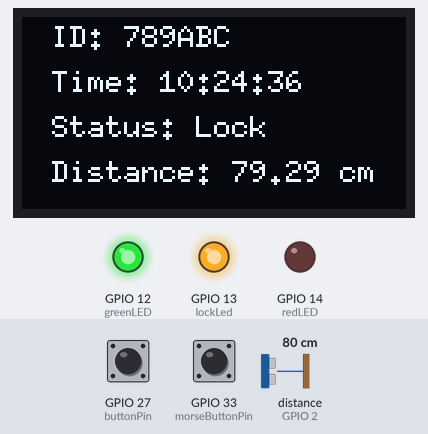
Recording of a program running on a simulated ESP32. On the bench: 128×64 one-colour display, output pins drawn as LEDs (lit = HIGH). Wiring (inferred from the names in the program): ultrasonic range finder: trigger GPIO 15; echo GPIO 2. Inputs (shaded band) come from the test bench; at power-on: GPIO 27 (buttonPin) HIGH, distance to the obstacle (sensor on GPIO 2) 80 cm, GPIO 33 (morseButtonPin) HIGH. The echo pulse lasts 58.3 µs per cm; WiFi joins after 1.5 s; servers stay silent unless stated; the local clock reads 2024-03-15 10:24:30 at power-on unless the program sets it; pins used as bus, display or sensor lines are not drawn; what the program prints to the serial monitor is not drawn.

Above: at 6.3 s.
6.4 s: GPIO 27 (buttonPin) pulled LOW for 0.15 s
At 7.9 s:
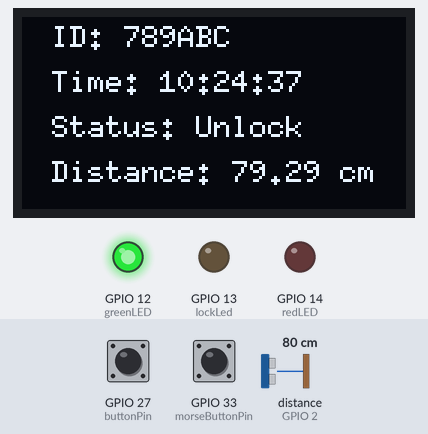
9.5 s: GPIO 27 (buttonPin) pulled LOW for 1 s
At 10.3 s:
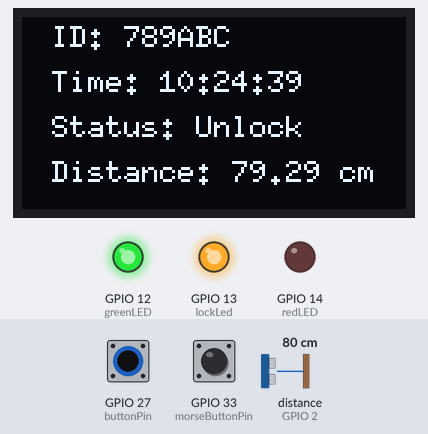
12.0 s: distance to the obstacle (sensor on GPIO 2) set to 2 cm
At 12.9 s:
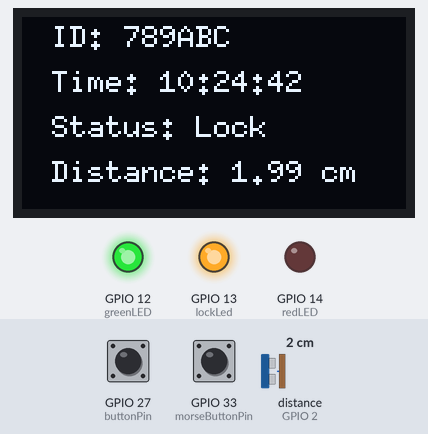
17.7 s: distance to the obstacle (sensor on GPIO 2) set to 4 cm
At 18.7 s:
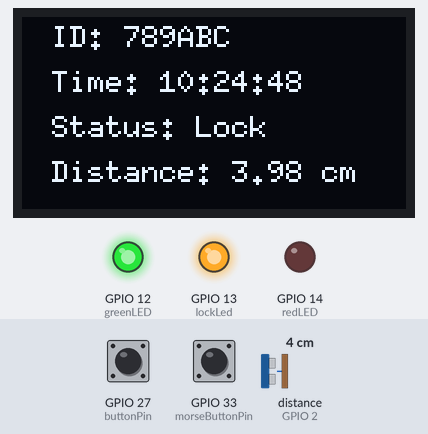
Timing chart, 0 to 20.7 s (numbered marks = the images above; inputs shaded):
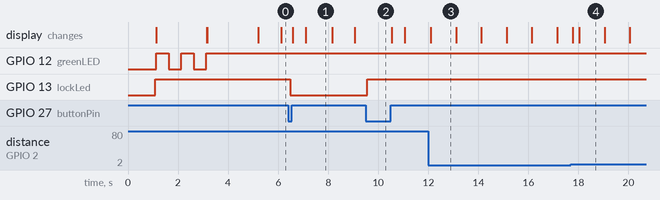

Measured:
- after the input at 6.4 s, GPIO 13 (lockLed): HIGH → LOW after 0.08 s; the display: first changes after 0.18 s (image 1 shows a later state)
- after the input at 9.5 s, GPIO 13 (lockLed): LOW → HIGH after 0.06 s
- what the display in image 1 shows lasts 1.1 s, from 7.1 s to 8.2 s

The program:

main.cpp
```cpp
#include <Arduino.h>
#include <WiFi.h>
#include <HTTPClient.h>
#include <U8g2lib.h>

#include "Morse/Morse.h"
#include "Fingerprint/Fingerprint.h"
#include "Remote/Remote.h"
#include "Lock/Lock.h"
#include "Display/Display.h"
#include "Feedback/Feedback.h"
#include "Cloud/Cloud.h"
#include "WifiOL/WifiOL.h"
#include "Ultrasonic/Ultrasonic.h"

// Define LED pins  定义LED引脚
int redLED = 14;         // Red LED for indicating WiFi not connected 红色LED用于指示WiFi未连接
int greenLED = 12;       // Green LED for indicating WiFi connected 绿色LED用于指示WiFi已连接
int lockLed = 13;        // Lock LED pin - currently using LED as substitute for lock 锁LED连接的引脚-目前没有锁 所以用led等代替
int buttonPin = 27;      // Button piN  按钮连接的引脚
int morseButtonPin = 33; // Morse code button pi // 摩斯密码按钮引脚
int trigPin = 15;       // Trigger pin for ultrasonic sensor 定义超声波传感器的触发引脚
int echoPin = 2;        // Echo pin for ultrasonic sensor 定义超声波传感器的回声引脚

// Initialize all components
// 初始化所有组件
void initializeComponents()
{
  Display::init();
  // Initialize display module
  // 初始化显示模块
  Fingerprint::init();
  // Initialize fingerprint module
  // 初始化指纹识别模块
  Feedback::init();
  // Initialize feedback module
  // 初始化反馈模块】
  Lock::init(lockLed, buttonPin);
  // Initialize lock module
  // 初始化锁控模块
  Morse::init(morseButtonPin);
  // Initialize Morse code input module
  // 初始化摩尔斯电码输入模块
  Remote::init();
  // Initialize remote control module
  // 初始化远程控制模块
  WifiOL::init(redLED, greenLED);
  // Initialize WiFi module
  // 初始化WiFi模块
  Cloud::init();
  // 初始化超声波模块
  Ultrasonic::init(trigPin, echoPin);
}

// Setup function
// 启动函数
void setup()
{
  // Start serial communication at 115200 baud
  // 启动串口通信，波特率为115200
  Serial.begin(115200);

  // 初始化显示模块
  Display::init();
  Serial.print("正在启动");
  Display::showMessage("System startup...");
  delay(1000);
  // Initialize all modules
  // 初始化所有模块
  initializeComponents();
  // Show initialization complete message
  // 显示初始化完成消息
  Display::showInitializationComplete();
  delay(2000);
}

// Main loop function
// 主循环函数
void loop()
{
  // Handle button press events
  // 处理按钮按下事件
  Lock::handleButton();
  // 显示当前门锁状态和超声波测距结果 true表示上锁 false表示解锁
  Display::showDistance(Lock::isLockActive() ? true : false, Ultrasonic::getDistance());
  if (Lock::isLockActive())
  {

    // Check Morse code unlock conditionmm
    // 检查摩斯密码解锁条件
    Lock::morseCodeUnlock();

    //  Check remote control unlock condition
    //  检查远程控制解锁条件
    // Lock::remoteControlUnlock();
  }

  delay(100);
}
```

Cloud.cpp
```cpp
#include <Arduino.h>
#include "Cloud.h"

// 初始化云通信模块
void Cloud::init() {
    Serial.println("Cloud Module Initialized");
    // 这里可以添加更多初始化代码
}

// 发送数据到云端
void Cloud::sendData(const char* data) {
    // 模拟发送数据到云端
    // 实际实现中需要根据具体需求编写代码
    Serial.print("Sending data to cloud: ");
    Serial.println(data);
}
```

Cloud.h
```cpp
#ifndef CLOUD_H
#define CLOUD_H

// 云通信模块头文件
class Cloud {
public:
    static void init();  // 初始化云通信模块
    static void sendData(const char* data);  // 发送数据到云端
};

#endif // CLOUD_H
```

Display.cpp
```cpp
#include <Arduino.h>
#include "Display.h"
#include <WiFi.h>
#include <time.h>

// NTP 服务器地址
const char* ntpServer = "pool.ntp.org";
const long gmtOffset_sec = 8 * 3600; // UTC+8（北京时间）
const int daylightOffset_sec = 0;   // 不使用夏令时


// 使用 U8g2 库初始化 OLED 显示屏，I2C 地址为 0x3C
U8G2_SSD1306_128X64_NONAME_F_HW_I2C u8g2(U8G2_R0, /* reset=*/U8X8_PIN_NONE);

uint64_t fullChipId;  // 存储完整的 64 位 MAC 地址
uint32_t shortChipId; // 存储低 24 位短 ID

// 初始化显示
void Display::init()
{
    u8g2.begin();
    u8g2.enableUTF8Print(); // 启用 UTF-8 支持
    // 配置 NTP
    configTime(gmtOffset_sec, daylightOffset_sec, ntpServer);
}

// 显示初始化完成
void Display::showInitializationComplete()
{
    // 获取完整的 64 位 eFuse MAC 地址
    fullChipId = ESP.getEfuseMac();
    // 提取低 24 位（短 ID）
    shortChipId = (uint32_t)(fullChipId & 0xFFFFFF);

    u8g2.clearBuffer();
    u8g2.setFont(u8g2_font_6x10_tf);

    u8g2.setCursor(10, 20);
    u8g2.print("Start Done!");
    u8g2.setCursor(10, 35);
    u8g2.print("ID:");
    u8g2.printf("%06X", shortChipId); // 使用 printf 格式化输出 shortChipId

    // 将光标移动到下一行显示完整的 MAC 地址
    u8g2.setCursor(10, 45);
    u8g2.print("MAC:");
    u8g2.printf("%08X%08X", (uint32_t)(fullChipId >> 32), (uint32_t)fullChipId); // 使用 printf 格式化输出 fullChipId(fullChipId >> 32), (uint32_t)fullChipId);
    u8g2.drawDisc(110, 10, 5, U8G2_DRAW_ALL);
    u8g2.sendBuffer();
}

//
void Display::showDistance(bool isLocked, float distance)
{
    u8g2.clearBuffer();
    u8g2.setFont(u8g2_font_6x10_tf); // Set a smaller font for better spacing

    u8g2.setCursor(10, 10); // First line for ID
    u8g2.print("ID: ");
    u8g2.printf("%06X", shortChipId);

    u8g2.setCursor(10, 25); // Second line for time
    // 获取本地时间
    struct tm timeinfo;
    if (getLocalTime(&timeinfo)) {
        u8g2.print("Time: ");
        u8g2.printf("%02d:%02d:%02d", timeinfo.tm_hour, timeinfo.tm_min, timeinfo.tm_sec);
    }

    u8g2.setCursor(10, 40); // Third line for status
    u8g2.print("Status: ");
    u8g2.print(isLocked ? "Lock" : "Unlock");

    u8g2.setCursor(10, 55); // Fourth line for distance
    u8g2.print("Distance: ");
    u8g2.print(distance, 2);
    u8g2.print(" cm");

    u8g2.sendBuffer();
}

void Display::showMessage(const char *message)
{
    u8g2.clearBuffer();
    u8g2.setFont(u8g2_font_6x10_tf);
    u8g2.setCursor(10, 20);
    u8g2.print(message);
    u8g2.sendBuffer();
}
```

Display.h
```cpp
#ifndef DISPLAY_H
#define DISPLAY_H

#include <U8g2lib.h>

// 显示模块头文件
class Display
{
public:
    static void init();                            // 初始化显示模块
    static void showInitializationComplete();       // 显示初始化完成
    static void showDistance(bool isLocked, float distance);     // 显示距离
    static void showMessage(const char *message); // 显示信息

};

#endif // DISPLAY_H
```

Feedback.cpp
```cpp
#include <Arduino.h>
#include "Feedback.h"

// 初始化反馈模块
void Feedback::init() {
    Serial.println("Feedback Module Initialized");
    // 这里可以添加更多初始化代码
}

// 成功反馈
void Feedback::success() {
    // 模拟成功反馈
    // 实际实现中需要根据具体需求编写代码
    Serial.println("Operation Successful");
}

// 失败反馈
void Feedback::failure() {
    // 模拟失败反馈
    // 实际实现中需要根据具体需求编写代码
    Serial.println("Operation Failed");
}
```

Feedback.h
```cpp
#ifndef FEEDBACK_H
#define FEEDBACK_H

// 反馈模块头文件
class Feedback {
public:
    static void init();  // 初始化反馈模块
    static void success();  // 成功反馈
    static void failure();  // 失败反馈
};

#endif // FEEDBACK_H
```

Fingerprint.cpp
```cpp
#include <Arduino.h>
#include "Fingerprint.h"

// 初始化指纹识别
void Fingerprint::init() {
    Serial.println("Fingerprint Sensor Initialized");
    // 这里可以添加更多初始化代码
}

// 验证指纹输入
bool Fingerprint::authenticate() {
    // 模拟指纹验证
    // 实际实现中需要根据具体需求编写代码
    Serial.println("Authenticating Fingerprint");
    return true;  // 假设验证成功
}
```

Fingerprint.h
```cpp
#ifndef FINGERPRINT_H
#define FINGERPRINT_H

// 指纹识别头文件
class Fingerprint {
public:
    static void init();  // 初始化指纹识别
    static bool authenticate();  // 验证指纹输入
};

#endif // FINGERPRINT_H
```

Lock.cpp
```cpp
#include <Arduino.h>
#include "Lock.h"
#include <WiFi.h>
#include <HTTPClient.h>
#include <U8g2lib.h>

#include "Morse/Morse.h"
#include "Fingerprint/Fingerprint.h"
#include "Remote/Remote.h"
#include "Display/Display.h"
#include "Feedback/Feedback.h"
#include "Cloud/Cloud.h"
#include "WifiOL/WifiOL.h"

// 音符频率定义
#define NOTE_C4 262
#define NOTE_D4 294
#define NOTE_E4 330
#define NOTE_F4 349
#define NOTE_G4 392
#define NOTE_A4 440
#define NOTE_B4 494
#define NOTE_C5 523

// 旋律音符
int melody[] = {
    NOTE_C4, NOTE_C4, NOTE_G4, NOTE_G4, NOTE_A4, NOTE_A4, NOTE_G4,
    NOTE_F4, NOTE_F4, NOTE_E4, NOTE_E4, NOTE_D4, NOTE_D4, NOTE_C4,
    NOTE_G4, NOTE_G4, NOTE_F4, NOTE_F4, NOTE_E4, NOTE_E4, NOTE_D4,
    NOTE_G4, NOTE_G4, NOTE_F4, NOTE_F4, NOTE_E4, NOTE_E4, NOTE_D4,
    NOTE_C4, NOTE_C4, NOTE_G4, NOTE_G4, NOTE_A4, NOTE_A4, NOTE_G4,
    NOTE_F4, NOTE_F4, NOTE_E4, NOTE_E4, NOTE_D4, NOTE_D4, NOTE_C4};

// 每个音符的持续时间（单位：ms）
int noteDurations[] = {
    500, 500, 500, 500, 500, 500, 1000,
    500, 500, 500, 500, 500, 500, 1000,
    500, 500, 500, 500, 500, 500, 1000,
    500, 500, 500, 500, 500, 500, 1000,
    500, 500, 500, 500, 500, 500, 1000,
    500, 500, 500, 500, 500, 500, 1000};

// 定义锁 LED 引脚
// Define lock LED pin
int Lock::lockLed;
// 定义按钮引脚
// Define button pin
int Lock::button;

// 定义锁的初始状态，默认为上锁
// Define initial lock state, true means locked
bool Lock::isLocked = true;

/**
 * Initialize lock module
 * 初始化锁控模块
 * @param lockLedPin Lock LED pin
 * @param buttonPin Button pin
 */
void Lock::init(int lockLedPin, int buttonPin)
{
    lockLed = lockLedPin;                         // Initialize lock LED pin // 初始化锁 LED 引脚
    button = buttonPin;                           // Initialize button pin // 初始化按钮引脚
    pinMode(lockLed, OUTPUT);                     // Set lock LED pin as output mode // 设置锁 LED 引脚为输出模式
    pinMode(button, INPUT_PULLUP);                // Set button pin as input mode with pull-up resistor // 设置按钮引脚为输入模式，并启用上拉电阻
    digitalWrite(lockLed, isLocked ? HIGH : LOW); // Light up or turn off lock LED based on lock state // 根据锁的状态点亮或熄灭锁 LED
    Serial.println("Lock Initialized");           // Output initialization complete message // 输出初始化完成消息
}


/**
 * Toggle lock state
 * 切换锁的状态
 */
void Lock::toggleLock()
{
    isLocked = !isLocked;                             // Toggle lock state // 切换锁的状态
    Serial.println(isLocked ? "Locked" : "Unlocked"); // Output lock state information // 输出锁状态信息
    digitalWrite(lockLed, isLocked ? HIGH : LOW);     // Update lock LED based on new lock state // 根据新的锁状态更新锁 LED
}

/**
 * Handle button press event
 * 处理按钮按下事件
 */
void Lock::handleButton()
{
    static unsigned long lastPressTime = 0; // Record last button press time // 记录上次按钮按下的时间
    unsigned long currentTime = millis();   // Get current time // 获取当前时间

    if (digitalRead(button) == LOW)
    { // Detect if button is pressed // 检测按钮是否被按下
        if (currentTime - lastPressTime > 1000)
        {                                                          // Check if press interval is over 1 second // 检查按下间隔是否超过 1 秒
            Serial.println("Button pressed, toggling lock state"); // Output button press information // 输出按钮按下信息
            toggleLock();                                          // Toggle lock state  // 切换锁的状态
            lastPressTime = currentTime;                           // Update last press time // 更新上次按下时间
        }
        else
        {
            Serial.println("Button pressed too frequently, ignoring"); // Output frequent click information // 输出点击过于频繁信息
        }
        while (digitalRead(button) == LOW)
        {              // Wait for button release // 等待按钮松开
            delay(10); // Simple debounce // 简单去抖动
        }
    }
}

/**
 * Morse code unlock
 * 摩斯密码解锁
 */
void Lock::morseCodeUnlock()
{
    Morse::checkCode(); // Check Morse code input // 检查摩斯密码输入
}

/**
 * Fingerprint unlock
 * 指纹解锁
 */
void Lock::fingerprintUnlock()
{
}

/**
 * Remote control unlock
 * 远程控制解锁
 */
void Lock::remoteControlUnlock()
{
    // Placeholder for remote control unlock logic // 远程控制解锁逻辑占位符
}

/**
 * Return lock state
 * 返回锁的状态
 */
bool Lock::isLockActive()
{
    return isLocked; // Return current lock state // 返回当前锁状态
}
```

Lock.h
```cpp
#ifndef LOCK_H
#define LOCK_H

// Lock module header file
class Lock {
public:
    // Initialize lock module
    static void init(int lockLedPin, int buttonPin);  // 初始化锁控模块 Morse code unlock
    static void morseCodeUnlock();  // 摩斯密码开锁  Fingerprint unlock
    static void fingerprintUnlock();  // 指纹开锁  Remote control unlock
    static void remoteControlUnlock();  // 远程开锁  Handle button press event
    static void handleButton();  // 处理按钮按下事件  Get lock state
    static bool isLockActive();  // 获取锁的状态  Toggle lock state
    static void toggleLock();  // 切换锁状态

private:
    // Lock LED pin
    static int lockLed;  // 锁 LED 引脚 Button pin
    static int button;  // 按钮引脚 Lock state
    static bool isLocked;  // 锁状态
};

#endif // LOCK_H
```

Morse.cpp
```cpp
// Morse code decoding and input processing
// 莫尔斯电码解码与输入处理
#include <Arduino.h>
#include "Morse.h"
#include "Lock/Lock.h"

// Morse code
// 摩斯密码

String morseCode = "";                  // Store current input Morse code // 存储当前输入的摩斯密码
String correctCode = "·-···";           // Preset correct Morse code // 预设正确的摩斯密码
unsigned long pressStartTime = 0;       // Morse code button press start time // 摩斯密码按钮按下开始时间
unsigned long releaseStartTime = 0;     // Morse code button release time // 摩斯密码按钮松开时间
int Morse::morseButton;                 // Define lock LED pin // 定义锁 LED 引脚
bool isButtonPressed = false;           // Button pressed state // 按钮按下状态
const unsigned long debounceDelay = 50; // Debounce delay (milliseconds) // 去抖动延迟（毫秒）

void MorseSetup()
{
    // Setup and initialize Morse code input // 设置和初始化莫尔斯电码输入
    Serial.println("Morse Setup Complete");
}

// Initialize Morse code input
// 初始化摩尔斯电码输入
void Morse::init(int morseButtonPin)
{
    morseButton = morseButtonPin;
    pinMode(morseButton, INPUT_PULLUP);
    Serial.println("Morse Input Initialized");
}

// Check if the input Morse code is correct
// 检查输入的摩尔斯电码是否正确
void Morse::checkCode()
{
    // Simulate checking Morse code input
    // 模拟检查摩尔斯电码输入
    // Serial.println("Checking Morse Code");
    // return true;  // Assume input is correct

    static unsigned long lastDebounceTime = 0; // Last detection time
    // 上次检测时间

    // Read current button state
    // 读取按钮当前状态
    int buttonState = digitalRead(morseButton);

    // Detect button press and debounce
    // 检测按钮按下并消除抖动
    if (buttonState == LOW && !isButtonPressed && (millis() - lastDebounceTime > debounceDelay))
    {
        isButtonPressed = true; // Mark button as pressed
        // 标记按钮已按下
        pressStartTime = millis(); // Record press time
        // 记录按下的时间
        releaseStartTime = 0; // Clear release time
        // 清除松开时间
        lastDebounceTime = millis(); // Update debounce time
        // 更新去抖动时间
    }

    // Detect button release and debounce
    // 检测按钮松开并消除抖动
    if (buttonState == HIGH && isButtonPressed && (millis() - lastDebounceTime > debounceDelay))
    {
        isButtonPressed = false; // Mark button as released
        // 标记按钮已松开
        unsigned long pressDuration = millis() - pressStartTime; // Calculate press duration
        // 计算按下持续时间

        // Determine dot or dash based on press duration
        // 根据按下时长判断是点还是划
        if (pressDuration <= 300)
        {
            morseCode += "·"; // Short press is dot
            // 短按为点
            Serial.println("Input spot: ·");

        }
        else
        {
            morseCode += "-"; // Long press is dash
            // 长按为划
            Serial.println("Input Draw: -");

        }

        releaseStartTime = millis(); // Record release time
        // 记录松开的时间
        lastDebounceTime = millis(); // Update debounce time
        // 更新去抖动时间
    }

    // Check if input is complete (release over 2 seconds)
    // 检测输入是否完成（松开超过2秒）
    if (releaseStartTime > 0 && (millis() - releaseStartTime > 2000))
    {
        if (morseCode == correctCode)
        {
            Serial.println("Morse code is correct, unlock!");
            Serial.println("Morse code unlocked successfully"); // Output unlock success information
            // 输出解锁成功信息
            Lock::toggleLock();
            morseCode = ""; // Reset input Morse code
            // 重置输入的摩斯密码
            releaseStartTime = 0; // Reset release time
            // 重置松开时间
        }
        else
        {
            Serial.println("Morse code is incorrect, keep locked!");
            morseCode = "";       // Reset input Morse code // 重置输入的摩斯密码
            releaseStartTime = 0; // Reset release time // 重置松开时间
        }
    }
}
```

Morse.h
```cpp
#ifndef MORSE_H
#define MORSE_H

// Morse code header file
// 莫尔斯电码头文件
class Morse {
public:
    static void init(int morseButtonPin) ;  // Initialize Morse code input // 初始化摩尔斯电码输入
    static void checkCode();   // Check if the input Morse code is correct // 检查输入的摩尔斯电码是否正确
private:
    static int morseButton;  // Morse code button pin // 摩斯密码按钮引脚
};

#endif // MORSE_H
// 结束MORSE_H
```

Remote.cpp
```cpp
#include <Arduino.h>
#include "Remote.h"

// 初始化远程控制
void Remote::init() {
    Serial.println("Remote Control Initialized");
    // 这里可以添加更多初始化代码
}

// 检查远程指令
bool Remote::checkCommand() {
    // 模拟检查远程指令
    // 实际实现中需要根据具体需求编写代码
    Serial.println("Checking Remote Command");
    return true;  // 假设指令正确
}
```

Remote.h
```cpp
#ifndef REMOTE_H
#define REMOTE_H

// 远程控制头文件
class Remote {
public:
    static void init();  // 初始化远程控制
    static bool checkCommand();  // 检查远程指令
};

#endif // REMOTE_H
```

Ultrasonic.cpp
```cpp
#include "Ultrasonic.h"

int Ultrasonic::trig;
int Ultrasonic::echo;

void Ultrasonic::init(int trigPin, int echoPin) {
    trig = trigPin;
    echo = echoPin;
    pinMode(trig, OUTPUT);
    pinMode(echo, INPUT);
}

float Ultrasonic::getDistance() {
    digitalWrite(trig, LOW);
    delayMicroseconds(2);
    digitalWrite(trig, HIGH);
    delayMicroseconds(10);
    digitalWrite(trig, LOW);

    long duration = pulseIn(echo, HIGH);
    // Calculate the distance
    float distance = duration * 0.034 / 2.0;
    return distance;
}
```

Ultrasonic.h
```cpp
#ifndef ULTRASONIC_H
#define ULTRASONIC_H

#include <Arduino.h>

class Ultrasonic {
public:
    static void init(int trigPin , int echoPin);
    static float getDistance();
private:
    static int trig;
    static int echo;
};

#endif // ULTRASONIC_H
```

WifiOL.h
```cpp
#ifndef WIFIOL_H
#define WIFIOL_H

// WiFi connection header file
// WiFi连接头文件

// WiFiOL class definition
class WifiOL {
public:
    // Initialize WiFi connection
    // 初始化WiFi连接
    static void init(int redLEDPin, int greenLEDPin);

    // Connect to WiFi network
    // 连接WiFi网络
    static bool connect();

private:
    // Red LED pin
    // 红色LED引脚
    static int redLED;

    // Green LED pin
    // 绿色LED引脚
    static int greenLED;

};

#endif // WIFIOL_H
// 结束WiFiOL_H
```

Config.h
```cpp
// WiFi信息和云端设置等配置
// #define WIFI_SSID "C17Wifi_2.4GHz"
// #define WIFI_PASSWORD "C1701WWNP."

// #define WIFI_SSID "C9-7"
// #define WIFI_PASSWORD "66668888"

// 云端信息
#define SECRET_ID "your_secret_id"
#define SECRET_KEY "your_secret_key"
#define ENDPOINT "ap-guangzhou.cls.tencentcs.com"
#define TOPIC_ID "your_topic_id"

#define WIFI_SSID "SEGi-Y5-Student"
#define WIFI_PASSWORD ""
#define CLOUD_SERVER "cloud.example.com"
```

Source omitted: WifiOL.cpp (2038 bytes)
